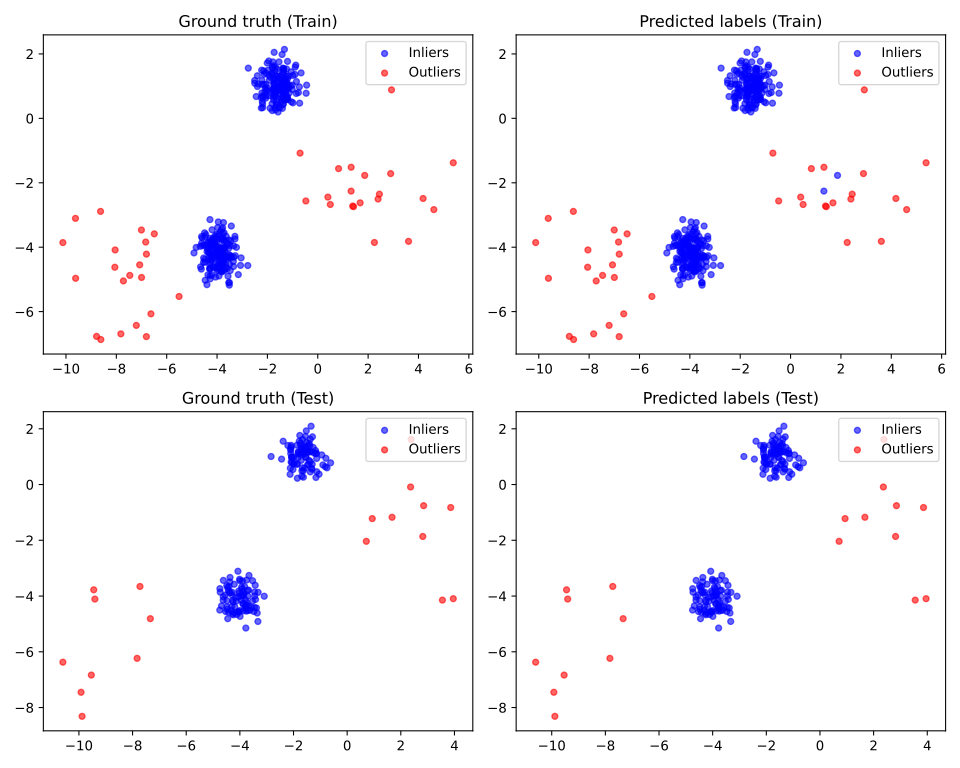

The Python source for this figure:
import matplotlib.pyplot as plt
from pyod.utils.data import generate_data_clusters
from pyod.models.knn import KNN
from sklearn.metrics import balanced_accuracy_score

X_train, X_test, y_train, y_test = generate_data_clusters(
    n_train=400, n_test=200, n_clusters=2, n_features=2, contamination=0.1, random_state=10
)

neighbor_values = [3, 5, 7, 9]
best_nn = 0
best_ba = 0

for nn in neighbor_values:
    model = KNN(contamination=0.1, n_neighbors=nn)
    model.fit(X_train)
    y_pred = model.predict(X_test)
    ba = balanced_accuracy_score(y_test, y_pred)
    print(f"n_neighbors = {nn}  →  Balanced Accuracy = {ba:.4f}")

    if ba >= best_ba:
        best_ba = ba
        best_nn = nn

print(f"\nBest n_neighbors = {best_nn} with balanced accuracy = {best_ba:.4f}")

model = KNN(contamination=0.1, n_neighbors=best_nn)
model.fit(X_train)
y_train_pred = model.predict(X_train)
y_test_pred = model.predict(X_test)

fig, axes = plt.subplots(2, 2, figsize=(10, 8))
titles = [
    "Ground truth (Train)",
    "Predicted labels (Train)",
    "Ground truth (Test)",
    "Predicted labels (Test)"
]
datasets = [
    (X_train, y_train),
    (X_train, y_train_pred),
    (X_test, y_test),
    (X_test, y_test_pred)
]

for ax, (X, y), title in zip(axes.ravel(), datasets, titles):
    inliers = X[y == 0]
    outliers = X[y == 1]
    ax.scatter(inliers[:, 0], inliers[:, 1], color="blue", s=20, alpha=0.6, label="Inliers")
    ax.scatter(outliers[:, 0], outliers[:, 1], color="red", s=20, alpha=0.6, label="Outliers")
    ax.set_title(title)
    ax.legend(loc="upper right")

plt.tight_layout()
plt.savefig("ex2.svg")
